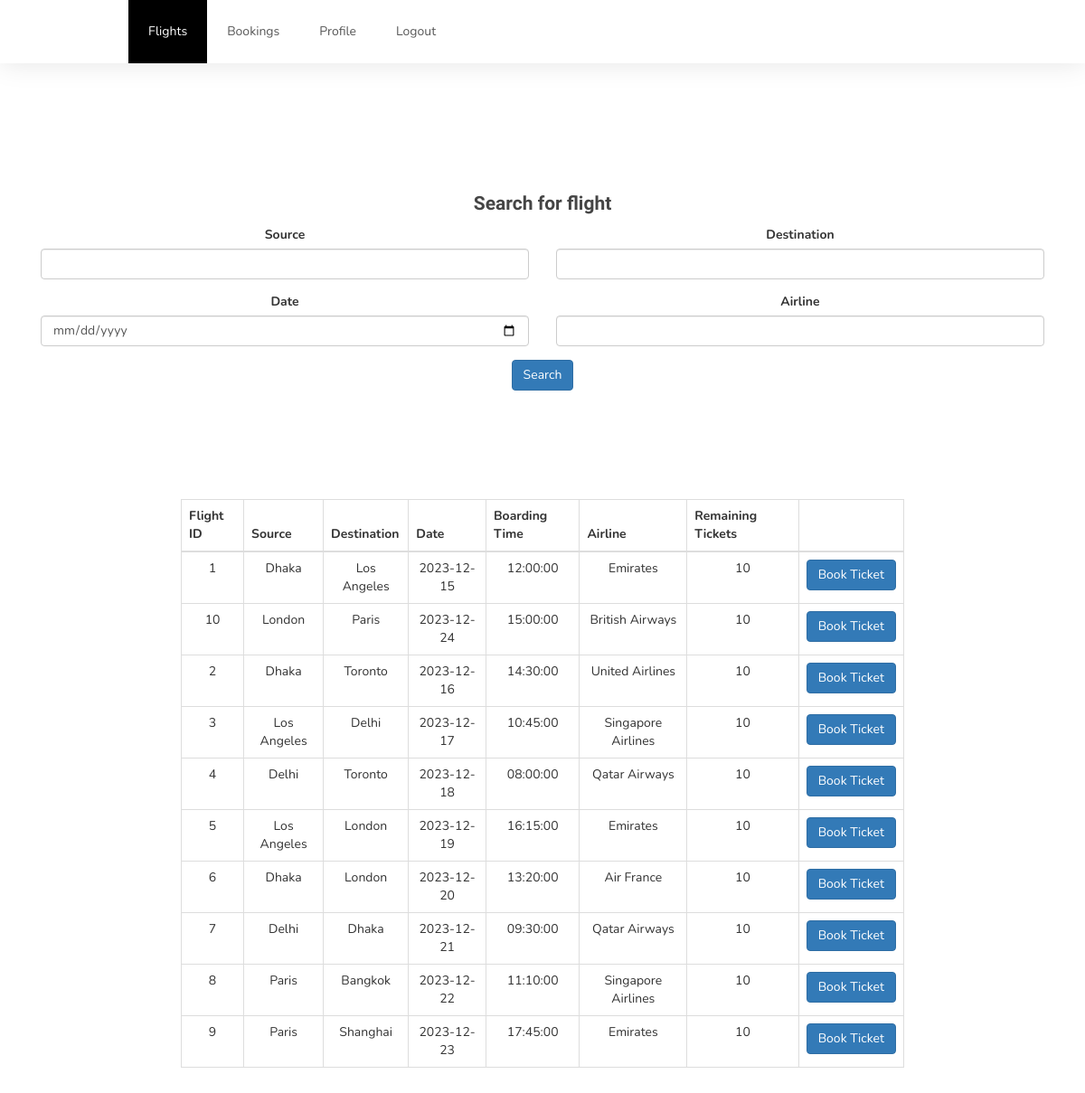
Page /flights.php on the committed database.
### tables this page shows
CREATE TABLE `flights` (
  `flight_id` varchar(30) NOT NULL,
  `source` varchar(30) DEFAULT NULL,
  `destination` varchar(30) DEFAULT NULL,
  `date` date DEFAULT NULL,
  `boarding_time` time DEFAULT NULL,
  `airline` varchar(30) DEFAULT NULL,
  `pilot_id` varchar(30) DEFAULT NULL,
  `hangar_id` varchar(30) DEFAULT NULL,
  `capacity` int(11) DEFAULT NULL,
  `booked` int(11) DEFAULT NULL
);

### flights.php (the view, shortened to what this page needs)
<!DOCTYPE html>
<html lang="en">
<head>
     <link rel="stylesheet" href="css/bootstrap.min.css">
     <link rel="stylesheet" href="css/font-awesome.min.css">
     <link rel="stylesheet" href="css/owl.carousel.css">
     <link rel="stylesheet" href="css/owl.theme.default.min.css">
     <link rel="stylesheet" href="css/style.css">
</head>
<body id="top" data-spy="scroll" data-target=".navbar-collapse" data-offset="50">
    <section class="navbar custom-navbar navbar-fixed-top navbar-custom" role="navigation">
        <div class="container">
            <div class="collapse navbar-collapse">
                <ul class="nav navbar-nav navbar-nav-first">
                    <li class="active"><a href="flights.php">Flights</a></li>
                    <li><a href="bookings.php">Bookings</a></li>
                    <li><a href="profile.php">Profile</a></li>
                    <li><a href="login.php">Logout</a></li>
                </ul>
            </div>
        </div>
    </section>
    <section class="search-bars" style="margin-top: 20px; margin-bottom: 5px; text-align: center;">
        <div class="container">
            <div class="search-container">
                <form method="post" class="search-form">
                    <div class="form-row">
                        <h3>Search for flight</h3>
                        <div class="form-group col-md-6">
                            <label for="source">Source</label>
                            <input type="text" name="source" id="source" class="form-control">
                        </div>
                        <div class="form-group col-md-6">
                            <label for="destination">Destination</label>
                            <input type="text" name="destination" id="destination" class="form-control">
                        </div>
                        <div class="form-group col-md-6">
                            <label for="date">Date</label>
                            <input type="date" name="date" id="date" class="form-control">
                        </div>
                        <div class="form-group col-md-6">
                            <label for="airline">Airline</label>
                            <input type="text" name="airline" id="airline" class="form-control">
                        </div>
                    </div>
                    <div class="form-group">
                        <input type="submit" name="submit" class="btn btn-primary" value="Search">
                    </div>
                </form>
            </div>
        </div>
    </section>
    <?php
    require_once('dbconnect.php');
    if (isset($_POST["submit"])) {
        $source = $_POST["source"];
        $destination = $_POST["destination"];
        $date = $_POST["date"];
        $airline = $_POST["airline"];
        $sql = "SELECT * FROM `flights` WHERE 1";
        if (!empty($source)) {
            $sql .= " AND source = '$source'";
        }
        if (!empty($destination)) {
            $sql .= " AND destination = '$destination'";
        }
        if (!empty($date)) {
            $sql .= " AND date = '$date'";
        }
        if (!empty($airline)) {
            $sql .= " AND airline = '$airline'";
        }
        $result = $conn->query($sql);
    } else {
        $result = $conn->query("SELECT * FROM `flights`");
    }
    ?>
    <div class="container result-container" style="margin-top: 5px; margin-bottom: 80px;">
        <table class="table table-bordered">
            <thead>
                <tr>
                    <th>Flight ID</th>
                    <th>Source</th>
                    <th>Destination</th>
                    <th>Date</th>
                    <th>Boarding Time</th>
                    <th>Airline</th>
                    <th>Remaining Tickets</th>
                    <th></th>
                </tr>
            </thead>
            <tbody>
                <?php
                while ($row = $result->fetch_assoc()) {
                    ?>
                    <tr>
                        <td><?php echo $row["flight_id"]; ?></td>
                        <td><?php echo $row["source"]; ?></td>
                        <td><?php echo $row["destination"]; ?></td>
                        <td><?php echo $row["date"]; ?></td>
                        <td><?php echo $row["boarding_time"]; ?></td>
                        <td><?php echo $row["airline"]; ?></td>
                        <td><?php echo $row["capacity"] - $row["booked"]; ?></td>
                        <td>
                            <a href="tickets.php?flight_id=<?php echo $row["flight_id"]; ?>" class="btn btn-primary">Book Ticket</a>
                        </td>
                    </tr>
                    <?php
                }
                ?>
            </tbody>
        </table>
    </div>
</body>
</html>

### css/style.css (style rules this page uses)
body { background: #ffffff; font-family: 'Nunito', sans-serif; overflow-x: hidden; padding-top: 70px; }
h1,h2,h3,h4,h5,h6 { font-family: 'Muli', sans-serif; font-weight: bold; line-height: inherit; }
h3 { font-size: 1.5em; }
h3, h3 a { color: #454545; }
html { -webkit-font-smoothing: antialiased; }
a { color: #252525; -webkit-transition: 0.5s; transition: 0.5s; text-decoration: none !important; }
a, input, button, .form-control { -webkit-transition: 0.5s; transition: 0.5s; }
section { position: relative; padding: 100px 0; }
.custom-navbar { background: #ffffff; border-top: 5px solid #29ca8e; border-bottom: 0; -webkit-box-shadow: 0 1px 30px rgba(0, 0, 0, 0.1); -moz-box-shadow: 0 1px 30px rgba(0, 0, 0, 0.1); box-shadow: 0 1px 30px rgba(0, 0, 0, 0.1); padding: 12px 0; margin-bottom: 0; padding: 0; }
.custom-navbar .navbar-nav.navbar-nav-first { margin-left: 8em; }
.custom-navbar .nav li a { line-height: 40px; color: #575757; padding-right: 22px; padding-left: 22px; }
.custom-navbar .nav li.active > a { background-color: #29ca8e; color: #ffffff; }
section, .section-background .item, .section-background .courses-thumb, .section-background .team-thumb, main > section:nth-child(even) .item, main > section:nth-child(even) .courses-thumb, main > section:nth-child(even) .team-thumb, main > section { background: #fff; }

### flights.php (style rules this page uses)
.result-container { text-align: center; margin-top: 20px; }
.table { width: 100%; max-width: 800px; margin: 0 auto; }
.navbar-custom .navbar-nav-first > li > a:hover, .navbar-custom .navbar-nav-first > li.active > a { color: #fff !important; background-color: #000 !important; }
.navbar-custom { border-color: #000 !important; border: none !important; }

### rows in the picture
flights: flight_id "1", source "Dhaka", destination "Los Angeles", date "2023-12-15", boarding_time "12:00:00", airline "Emirates", $row['capacity']-$row['booked'] "10"
flights: flight_id "10", source "London", destination "Paris", date "2023-12-24", boarding_time "15:00:00", airline "British Airways", $row['capacity']-$row['booked'] "10"
flights: flight_id "2", source "Dhaka", destination "Toronto", date "2023-12-16", boarding_time "14:30:00", airline "United Airlines", $row['capacity']-$row['booked'] "10"
flights: flight_id "3", source "Los Angeles", destination "Delhi", date "2023-12-17", boarding_time "10:45:00", airline "Singapore Airlines", $row['capacity']-$row['booked'] "10"
flights: flight_id "4", source "Delhi", destination "Toronto", date "2023-12-18", boarding_time "08:00:00", airline "Qatar Airways", $row['capacity']-$row['booked'] "10"
flights: flight_id "5", source "Los Angeles", destination "London", date "2023-12-19", boarding_time "16:15:00", airline "Emirates", $row['capacity']-$row['booked'] "10"
flights: flight_id "6", source "Dhaka", destination "London", date "2023-12-20", boarding_time "13:20:00", airline "Air France", $row['capacity']-$row['booked'] "10"
flights: flight_id "7", source "Delhi", destination "Dhaka", date "2023-12-21", boarding_time "09:30:00", airline "Qatar Airways", $row['capacity']-$row['booked'] "10"
flights: flight_id "8", source "Paris", destination "Bangkok", date "2023-12-22", boarding_time "11:10:00", airline "Singapore Airlines", $row['capacity']-$row['booked'] "10"
flights: flight_id "9", source "Paris", destination "Shanghai", date "2023-12-23", boarding_time "17:45:00", airline "Emirates", $row['capacity']-$row['booked'] "10"
